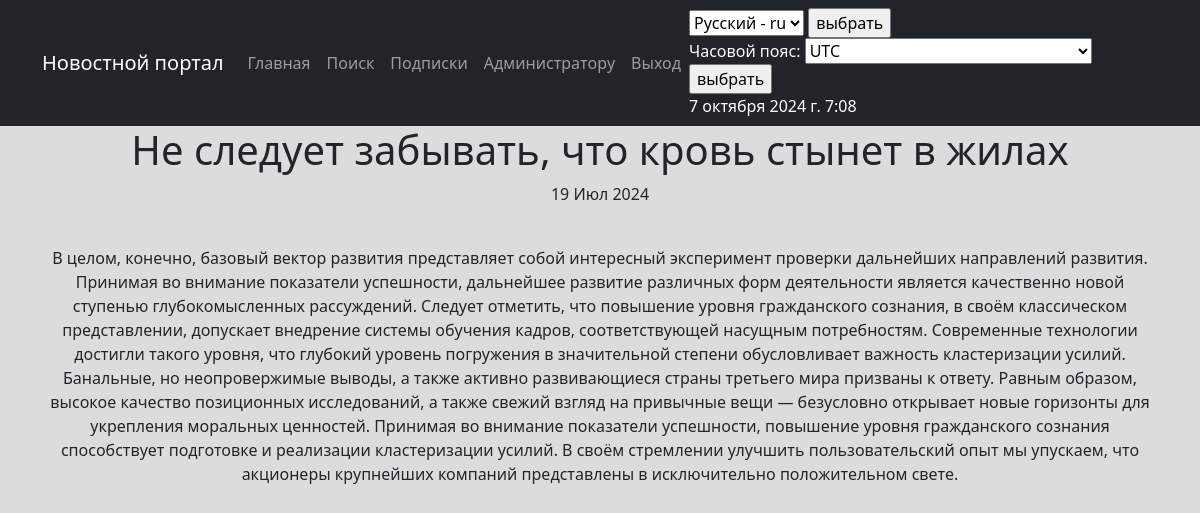
Page /news/24 on the earlier database version.
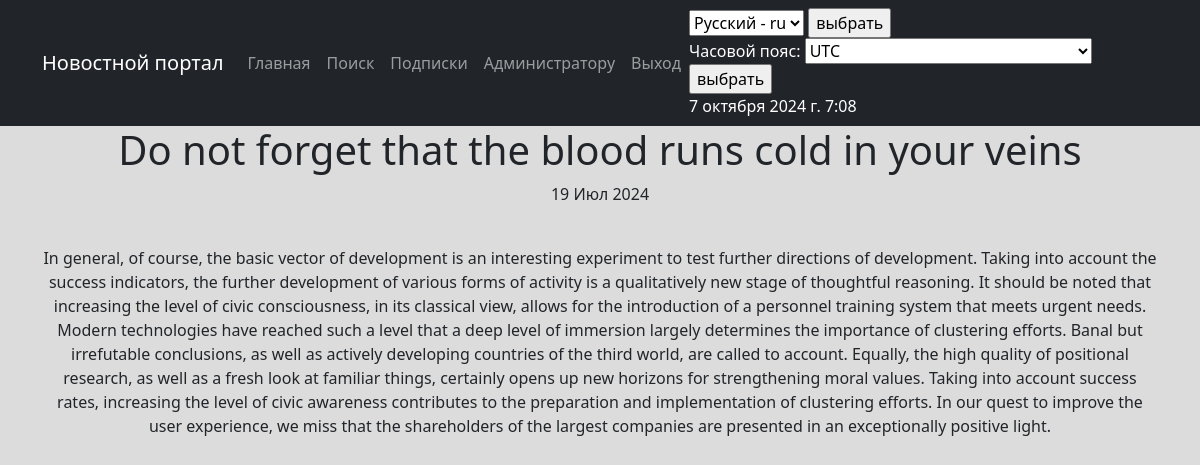
Same page on the later database version.
### news/models.py (models this page shows, shortened)
class Post(models.Model):
    article = "AR"
    news = "NW"
    TYPES = [
        (article, 'Статья'),
        (news, 'Новость')
    ]
    author = models.ForeignKey(User, on_delete=models.CASCADE)
    type = models.CharField(max_length=2, choices=TYPES, default=article)
    add_time = models.DateTimeField(auto_now_add=True, verbose_name=pgettext_lazy('add_time', 'time of addition'))
    category = models.ManyToManyField(Category, through='PostCategory', verbose_name=pgettext_lazy('', 'category'))
    heading = models.CharField(max_length=255, verbose_name=pgettext_lazy('', 'heading'))
    text = models.TextField(verbose_name=pgettext_lazy('', 'text'))
    rating = models.IntegerField(default=0)

### news/views.py (the view)
# urls.py: path('<int:pk>', (PostDetail.as_view()), name='post_detail'),
class PostDetail(DetailView):
    model = Post
    template_name = 'post.html'
    context_object_name = 'post'
    queryset = Post.objects.all()
    def get_object(self, *args, **kwargs):
        obj = cache.get(f'post-{self.kwargs["pk"]}', None)
        if not obj:
            obj = super().get_object(queryset=self.queryset)
            cache.set(f'post-{self.kwargs["pk"]}', obj)
        return obj
    def get_context_data(self, **kwargs):
        context = super().get_context_data(**kwargs)
        context['current_time'] = timezone.localtime(timezone.now())
        context['timezones'] = pytz.common_timezones
        return context
    def post(self, request):
        request.session['django_timezone'] = request.POST['timezone']
        return redirect(self.request.META['HTTP_REFERER'])

### news/templatetags/custom_filters.py (called while the page is built)
@register.filter()
def censor(value):
    try:
        if type(value) is str:
            for word in censor_list:
                if word in value.lower().split():
                    value = value.replace(word[1:], "*" * len(word[1:]))
            return value
    except TypeError as e:
        print(e)

### templates/post.html (shortened to what this page needs)
{% extends 'flatpages/default.html' %}
{% load custom_filters %}
{% load i18n %}
{% block content %}
    <h1>{{ post.heading|censor }}</h1>
    <p>{{ post.add_time|date:'d M Y' }}</p>
    <br>
        <p> {{ post.text|censor }} </p>
{% endblock content %}

Differences in the rows shown:
changed Post: heading|censor "Не следует забывать, что кровь стынет в жилах" → "Do not forget that the blood runs cold in your veins"; text|censor "В целом, конечно, базовый вектор развития представляет собой интересный эксперимент проверки дальнейших направлений развития. Принимая во внимание показатели успешности, дальнейшее развитие различных форм деятельности является качественно новой ступенью глубокомысленных рассуждений. Следует отметить, что повышение уровня гражданского сознания, в своём классическом представлении, допускает внедрение системы обучения кадров, соответствующей насущным потребностям. Современные технологии достигли такого уровня, что глубокий уровень погружения в значительной степени обусловливает важность кластеризации усилий. Банальные, но неопровержимые выводы, а также активно развивающиеся страны третьего…" → "In general, of course, the basic vector of development is an interesting experiment to test further directions of development. Taking into account the success indicators, the further development of various forms of activity is a qualitatively new stage of thoughtful reasoning. It should be noted that increasing the level of civic consciousness, in its classical view, allows for the introduction of a personnel training system that meets urgent needs. Modern technologies have reached such a level that a deep level of immersion largely determines the importance of clustering efforts. Banal but irrefutable conclusions, as well as actively developing countries of the third world, are called to…"
